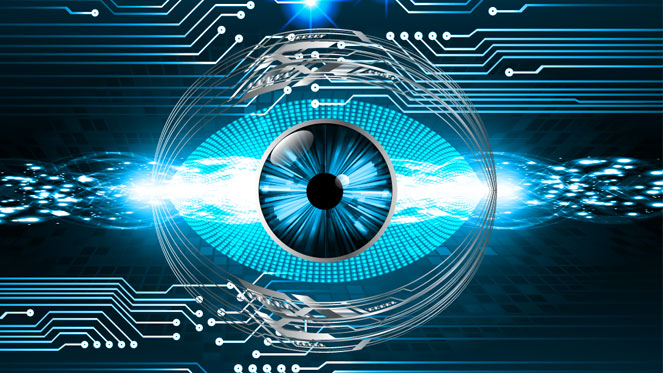
#> input picture CV/1. Intro/Homework/img/cv.jpg, 663 x 373 px; its folder holds only this picture in this run
$ jupyter execute --allow-errors 'Thực hành tại nhà.ipynb'
#> lines starting #> are read from the running program, lines starting #| are printed output that depends on the picture
# BTVN Assignment 1: Làm quen với Python cho xử lý ảnh

Load ảnh và hiển thị đồng thời các cả các ảnh trong thư mục **img** trên jupyter notebook. Sau đó dùng thư viện openCV để biến đổi các bức ảnh thành chế độ đen trắng, HSV, Lab và hiển thị kết quả.

[cell 1]
import numpy as np
import cv2
import matplotlib.pyplot as plt
import os

img_paths = os.listdir('img')
images = [cv2.imread(os.path.join('img', path)) for path in img_paths]
plt.figure(figsize=(15, 3))
for i in range(len(images)):
    plt.subplot(1, len(images), i + 1)
    plt.imshow(cv2.cvtColor(images[i], cv2.COLOR_BGR2RGB))
#> this loop made 1 pass
plt.show()

def plot_cvt(image):
    """
    :param image: cv2 array image of BGR
    :return:
    """
    i = 0
    for mode in [cv2.COLOR_BGR2GRAY, cv2.COLOR_BGR2HSV, cv2.COLOR_BGR2LAB]:
        plt.subplot(1, 3, i + 1)
        plt.imshow(cv2.cvtColor(cv2.cvtColor(image, mode), cv2.COLOR_BGR2RGB))
        i += 1

for image in images:
    plt.figure(figsize=(10, 3))
    plot_cvt(image)
    plt.show()
#> this loop made 1 pass
#> pass 1, `plt.show()`:
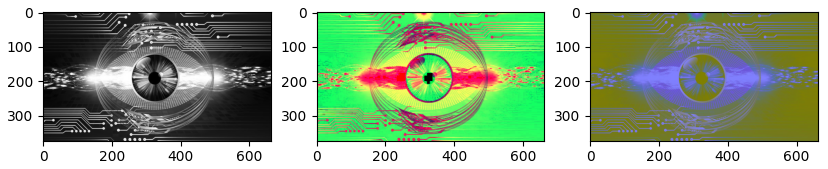
#> figure drawn by matplotlib, 3 panels

# BTVN Assignment 2

Trong folder pieces bao gồm các bức ảnh có cùng màu sắc với độ sáng khác nhau được cắt ra từ các bức ảnh rubik.
Hãy biểu diễn và nhận xét sự thay đổi của các kênh màu khi có sự thay đổi về ánh sáng.

[cell 2]
from pathlib import Path

img_paths = sorted(Path('pieces').glob('*.jpg'))
images = [cv2.imread(str(path)) for path in img_paths]
#> images = []

len(images) # == 56

plt.figure(figsize=(10, 8))
_ = 0
for img in images:
    plt.subplot(7, 8, _ + 1)
    plt.imshow(cv2.cvtColor(img, cv2.COLOR_BGR2RGB))
    plt.axis('off')
    plt.tight_layout()
    _ += 1
#> this loop made 0 passes
plt.show()


$ run again, on CV/1. Intro/Homework/img/dl.png
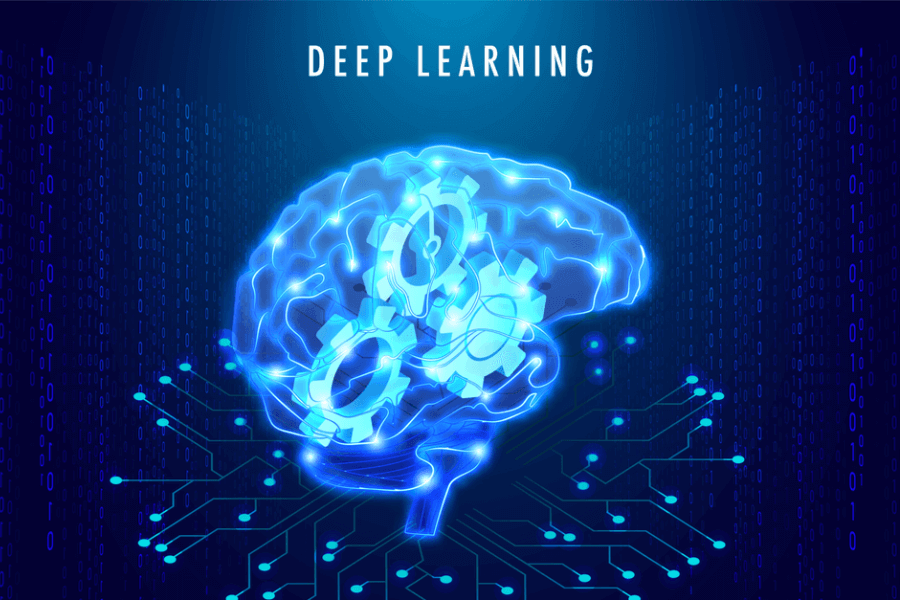
#> input picture CV/1. Intro/Homework/img/dl.png, 900 x 600 px
#> the loop `for i in range(len(images)):` made 1 pass
#> the loop `for image in images:` made 1 pass
#> pass 1, `plt.show()`:
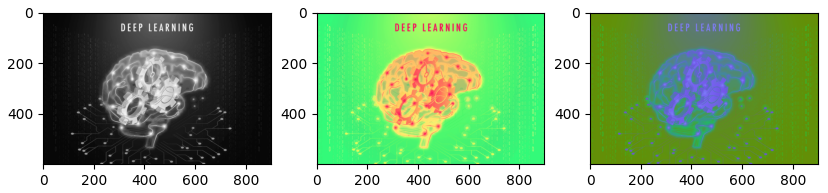
#> figure drawn by matplotlib, 3 panels
#> images = []
